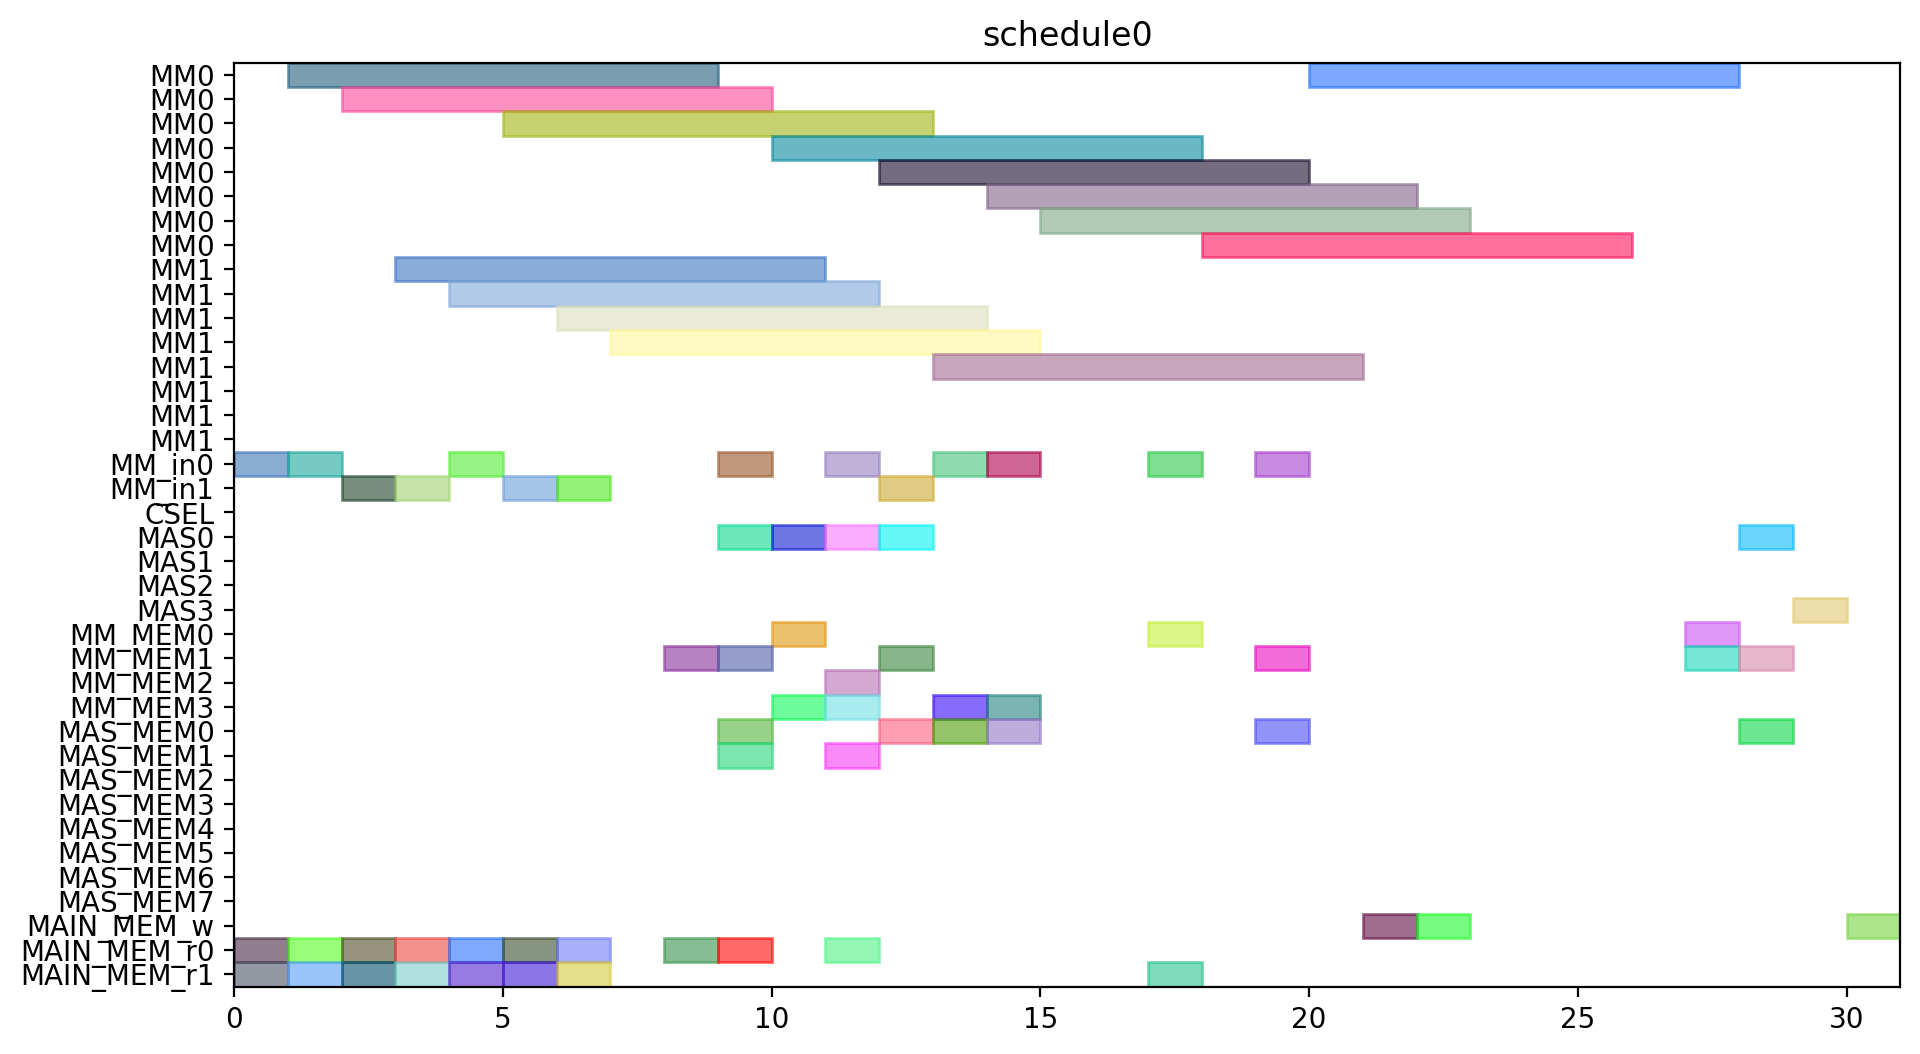

This chart was generated by the following Python code:
from pyschedule import Scenario, solvers, plotters, alt


def solve():
	horizon = 120
	S = Scenario("schedule0", horizon=horizon)

	# resource
	MM = S.Resources('MM', num=2, size=8)
	MM_in = S.Resources('MM_in', num=2)
	CSEL = S.Resource('CSEL')
	MAS = S.Resources('MAS', num=4, size=1, periods=range(1, horizon))
	MM_MEM = S.Resources('MM_MEM', num=4)
	MAS_MEM = S.Resources('MAS_MEM', num=8)
	MAIN_MEM_w = S.Resource('MAIN_MEM_w', size=1)
	MAIN_MEM_r = S.Resources('MAIN_MEM_r', num=2)

	# result of previous scheduling

	# new tasks
	r1 = S.Task('r1', length=8, delay_cost=1)
	r1 += alt(MM)
	r1_in = S.Task('r1_in', length=1, delay_cost=1)
	r1_in += alt(MM_in)
	S += r1_in*MM_in[0]<=r1*MM[0]
	S += r1_in*MM_in[1]<=r1*MM[1]
	r1_mem0 = S.Task('r1_mem0', length=1, delay_cost=1)
	r1_mem0 += MAIN_MEM_r[0]
	S += r1_mem0 <= r1

	r1_mem1 = S.Task('r1_mem1', length=1, delay_cost=1)
	r1_mem1 += MAIN_MEM_r[1]
	S += r1_mem1 <= r1

	r3 = S.Task('r3', length=8, delay_cost=1)
	r3 += alt(MM)
	r3_in = S.Task('r3_in', length=1, delay_cost=1)
	r3_in += alt(MM_in)
	S += r3_in*MM_in[0]<=r3*MM[0]
	S += r3_in*MM_in[1]<=r3*MM[1]
	r3_mem0 = S.Task('r3_mem0', length=1, delay_cost=1)
	r3_mem0 += MAIN_MEM_r[0]
	S += r3_mem0 <= r3

	r3_mem1 = S.Task('r3_mem1', length=1, delay_cost=1)
	r3_mem1 += MAIN_MEM_r[1]
	S += r3_mem1 <= r3

	r4 = S.Task('r4', length=8, delay_cost=1)
	r4 += alt(MM)
	r4_in = S.Task('r4_in', length=1, delay_cost=1)
	r4_in += alt(MM_in)
	S += r4_in*MM_in[0]<=r4*MM[0]
	S += r4_in*MM_in[1]<=r4*MM[1]
	r4_mem0 = S.Task('r4_mem0', length=1, delay_cost=1)
	r4_mem0 += MAIN_MEM_r[0]
	S += r4_mem0 <= r4

	r4_mem1 = S.Task('r4_mem1', length=1, delay_cost=1)
	r4_mem1 += MAIN_MEM_r[1]
	S += r4_mem1 <= r4

	r5 = S.Task('r5', length=8, delay_cost=1)
	r5 += alt(MM)
	r5_in = S.Task('r5_in', length=1, delay_cost=1)
	r5_in += alt(MM_in)
	S += r5_in*MM_in[0]<=r5*MM[0]
	S += r5_in*MM_in[1]<=r5*MM[1]
	r5_mem0 = S.Task('r5_mem0', length=1, delay_cost=1)
	r5_mem0 += MAIN_MEM_r[0]
	S += r5_mem0 <= r5

	r5_mem1 = S.Task('r5_mem1', length=1, delay_cost=1)
	r5_mem1 += MAIN_MEM_r[1]
	S += r5_mem1 <= r5

	r6 = S.Task('r6', length=8, delay_cost=1)
	r6 += alt(MM)
	r6_in = S.Task('r6_in', length=1, delay_cost=1)
	r6_in += alt(MM_in)
	S += r6_in*MM_in[0]<=r6*MM[0]
	S += r6_in*MM_in[1]<=r6*MM[1]
	r6_mem0 = S.Task('r6_mem0', length=1, delay_cost=1)
	r6_mem0 += MAIN_MEM_r[0]
	S += r6_mem0 <= r6

	r6_mem1 = S.Task('r6_mem1', length=1, delay_cost=1)
	r6_mem1 += MAIN_MEM_r[1]
	S += r6_mem1 <= r6

	r12 = S.Task('r12', length=8, delay_cost=1)
	r12 += alt(MM)
	r12_in = S.Task('r12_in', length=1, delay_cost=1)
	r12_in += alt(MM_in)
	S += r12_in*MM_in[0]<=r12*MM[0]
	S += r12_in*MM_in[1]<=r12*MM[1]
	r12_mem0 = S.Task('r12_mem0', length=1, delay_cost=1)
	r12_mem0 += MAIN_MEM_r[0]
	S += r12_mem0 <= r12

	r12_mem1 = S.Task('r12_mem1', length=1, delay_cost=1)
	r12_mem1 += MAIN_MEM_r[1]
	S += r12_mem1 <= r12

	r13 = S.Task('r13', length=8, delay_cost=1)
	r13 += alt(MM)
	r13_in = S.Task('r13_in', length=1, delay_cost=1)
	r13_in += alt(MM_in)
	S += r13_in*MM_in[0]<=r13*MM[0]
	S += r13_in*MM_in[1]<=r13*MM[1]
	r13_mem0 = S.Task('r13_mem0', length=1, delay_cost=1)
	r13_mem0 += MAIN_MEM_r[0]
	S += r13_mem0 <= r13

	r13_mem1 = S.Task('r13_mem1', length=1, delay_cost=1)
	r13_mem1 += MAIN_MEM_r[1]
	S += r13_mem1 <= r13

	r2 = S.Task('r2', length=1, delay_cost=1)
	r2 += alt(MAS)
	r2_mem0 = S.Task('r2_mem0', length=1, delay_cost=1)
	r2_mem0 += alt(MM_MEM)
	S += (r1*MM[0])-1 < r2_mem0*MM_MEM[0]
	S += (r1*MM[1])-1 < r2_mem0*MM_MEM[2]
	S += r2_mem0 <= r2

	r2_mem1 = S.Task('r2_mem1', length=1, delay_cost=1)
	r2_mem1 += alt(MM_MEM)
	S += (r1*MM[0])-1 < r2_mem1*MM_MEM[1]
	S += (r1*MM[1])-1 < r2_mem1*MM_MEM[3]
	S += r2_mem1 <= r2

	r7 = S.Task('r7', length=1, delay_cost=1)
	r7 += alt(MAS)
	r7_mem0 = S.Task('r7_mem0', length=1, delay_cost=1)
	r7_mem0 += alt(MM_MEM)
	S += (r5*MM[0])-1 < r7_mem0*MM_MEM[0]
	S += (r5*MM[1])-1 < r7_mem0*MM_MEM[2]
	S += r7_mem0 <= r7

	r7_mem1 = S.Task('r7_mem1', length=1, delay_cost=1)
	r7_mem1 += alt(MM_MEM)
	S += (r6*MM[0])-1 < r7_mem1*MM_MEM[1]
	S += (r6*MM[1])-1 < r7_mem1*MM_MEM[3]
	S += r7_mem1 <= r7

	r8 = S.Task('r8', length=1, delay_cost=1)
	r8 += alt(MAS)
	r8_mem0 = S.Task('r8_mem0', length=1, delay_cost=1)
	r8_mem0 += MAIN_MEM_r[0]
	S += r8_mem0 <= r8

	r8_mem1 = S.Task('r8_mem1', length=1, delay_cost=1)
	r8_mem1 += alt(MM_MEM)
	S += (r4*MM[0])-1 < r8_mem1*MM_MEM[1]
	S += (r4*MM[1])-1 < r8_mem1*MM_MEM[3]
	S += r8_mem1 <= r8

	r10 = S.Task('r10', length=1, delay_cost=1)
	r10 += alt(MAS)
	r10_mem0 = S.Task('r10_mem0', length=1, delay_cost=1)
	r10_mem0 += MAIN_MEM_r[0]
	S += r10_mem0 <= r10

	r10_mem1 = S.Task('r10_mem1', length=1, delay_cost=1)
	r10_mem1 += alt(MM_MEM)
	S += (r4*MM[0])-1 < r10_mem1*MM_MEM[1]
	S += (r4*MM[1])-1 < r10_mem1*MM_MEM[3]
	S += r10_mem1 <= r10

	r9 = S.Task('r9', length=8, delay_cost=1)
	r9 += alt(MM)
	r9_in = S.Task('r9_in', length=1, delay_cost=1)
	r9_in += alt(MM_in)
	S += r9_in*MM_in[0]<=r9*MM[0]
	S += r9_in*MM_in[1]<=r9*MM[1]
	r9_mem0 = S.Task('r9_mem0', length=1, delay_cost=1)
	r9_mem0 += MAIN_MEM_r[0]
	S += r9_mem0 <= r9

	r9_mem1 = S.Task('r9_mem1', length=1, delay_cost=1)
	r9_mem1 += alt(MAS_MEM)
	S += (r7*MAS[0])-1 < r9_mem1*MAS_MEM[1]
	S += (r7*MAS[1])-1 < r9_mem1*MAS_MEM[3]
	S += (r7*MAS[2])-1 < r9_mem1*MAS_MEM[5]
	S += (r7*MAS[3])-1 < r9_mem1*MAS_MEM[7]
	S += r9_mem1 <= r9

	r11 = S.Task('r11', length=8, delay_cost=1)
	r11 += alt(MM)
	r11_in = S.Task('r11_in', length=1, delay_cost=1)
	r11_in += alt(MM_in)
	S += r11_in*MM_in[0]<=r11*MM[0]
	S += r11_in*MM_in[1]<=r11*MM[1]
	r11_mem0 = S.Task('r11_mem0', length=1, delay_cost=1)
	r11_mem0 += alt(MAS_MEM)
	S += (r10*MAS[0])-1 < r11_mem0*MAS_MEM[0]
	S += (r10*MAS[1])-1 < r11_mem0*MAS_MEM[2]
	S += (r10*MAS[2])-1 < r11_mem0*MAS_MEM[4]
	S += (r10*MAS[3])-1 < r11_mem0*MAS_MEM[6]
	S += r11_mem0 <= r11

	r11_mem1 = S.Task('r11_mem1', length=1, delay_cost=1)
	r11_mem1 += alt(MAS_MEM)
	S += (r10*MAS[0])-1 < r11_mem1*MAS_MEM[1]
	S += (r10*MAS[1])-1 < r11_mem1*MAS_MEM[3]
	S += (r10*MAS[2])-1 < r11_mem1*MAS_MEM[5]
	S += (r10*MAS[3])-1 < r11_mem1*MAS_MEM[7]
	S += r11_mem1 <= r11

	PX_new = S.Task('PX_new', length=8, delay_cost=1)
	PX_new += alt(MM)
	PX_new_in = S.Task('PX_new_in', length=1, delay_cost=1)
	PX_new_in += alt(MM_in)
	S += PX_new_in*MM_in[0]<=PX_new*MM[0]
	S += PX_new_in*MM_in[1]<=PX_new*MM[1]
	S += 0<PX_new

	PX_new_w = S.Task('PX_new_w', length=1, delay_cost=1)
	PX_new_w += alt(MAIN_MEM_w)
	S += PX_new <= PX_new_w

	PX_new_mem0 = S.Task('PX_new_mem0', length=1, delay_cost=1)
	PX_new_mem0 += alt(MAS_MEM)
	S += (r2*MAS[0])-1 < PX_new_mem0*MAS_MEM[0]
	S += (r2*MAS[1])-1 < PX_new_mem0*MAS_MEM[2]
	S += (r2*MAS[2])-1 < PX_new_mem0*MAS_MEM[4]
	S += (r2*MAS[3])-1 < PX_new_mem0*MAS_MEM[6]
	S += PX_new_mem0 <= PX_new

	PX_new_mem1 = S.Task('PX_new_mem1', length=1, delay_cost=1)
	PX_new_mem1 += alt(MM_MEM)
	S += (r12*MM[0])-1 < PX_new_mem1*MM_MEM[1]
	S += (r12*MM[1])-1 < PX_new_mem1*MM_MEM[3]
	S += PX_new_mem1 <= PX_new

	r14 = S.Task('r14', length=8, delay_cost=1)
	r14 += alt(MM)
	r14_in = S.Task('r14_in', length=1, delay_cost=1)
	r14_in += alt(MM_in)
	S += r14_in*MM_in[0]<=r14*MM[0]
	S += r14_in*MM_in[1]<=r14*MM[1]
	r14_mem0 = S.Task('r14_mem0', length=1, delay_cost=1)
	r14_mem0 += alt(MAS_MEM)
	S += (r2*MAS[0])-1 < r14_mem0*MAS_MEM[0]
	S += (r2*MAS[1])-1 < r14_mem0*MAS_MEM[2]
	S += (r2*MAS[2])-1 < r14_mem0*MAS_MEM[4]
	S += (r2*MAS[3])-1 < r14_mem0*MAS_MEM[6]
	S += r14_mem0 <= r14

	r14_mem1 = S.Task('r14_mem1', length=1, delay_cost=1)
	r14_mem1 += alt(MM_MEM)
	S += (r3*MM[0])-1 < r14_mem1*MM_MEM[1]
	S += (r3*MM[1])-1 < r14_mem1*MM_MEM[3]
	S += r14_mem1 <= r14

	Z1_new = S.Task('Z1_new', length=8, delay_cost=1)
	Z1_new += alt(MM)
	Z1_new_in = S.Task('Z1_new_in', length=1, delay_cost=1)
	Z1_new_in += alt(MM_in)
	S += Z1_new_in*MM_in[0]<=Z1_new*MM[0]
	S += Z1_new_in*MM_in[1]<=Z1_new*MM[1]
	S += 0<Z1_new

	Z1_new_w = S.Task('Z1_new_w', length=1, delay_cost=1)
	Z1_new_w += alt(MAIN_MEM_w)
	S += Z1_new <= Z1_new_w

	Z1_new_mem0 = S.Task('Z1_new_mem0', length=1, delay_cost=1)
	Z1_new_mem0 += alt(MAS_MEM)
	S += (r2*MAS[0])-1 < Z1_new_mem0*MAS_MEM[0]
	S += (r2*MAS[1])-1 < Z1_new_mem0*MAS_MEM[2]
	S += (r2*MAS[2])-1 < Z1_new_mem0*MAS_MEM[4]
	S += (r2*MAS[3])-1 < Z1_new_mem0*MAS_MEM[6]
	S += Z1_new_mem0 <= Z1_new

	Z1_new_mem1 = S.Task('Z1_new_mem1', length=1, delay_cost=1)
	Z1_new_mem1 += alt(MM_MEM)
	S += (r13*MM[0])-1 < Z1_new_mem1*MM_MEM[1]
	S += (r13*MM[1])-1 < Z1_new_mem1*MM_MEM[3]
	S += Z1_new_mem1 <= Z1_new

	r15 = S.Task('r15', length=8, delay_cost=1)
	r15 += alt(MM)
	r15_in = S.Task('r15_in', length=1, delay_cost=1)
	r15_in += alt(MM_in)
	S += r15_in*MM_in[0]<=r15*MM[0]
	S += r15_in*MM_in[1]<=r15*MM[1]
	r15_mem0 = S.Task('r15_mem0', length=1, delay_cost=1)
	r15_mem0 += alt(MAS_MEM)
	S += (r8*MAS[0])-1 < r15_mem0*MAS_MEM[0]
	S += (r8*MAS[1])-1 < r15_mem0*MAS_MEM[2]
	S += (r8*MAS[2])-1 < r15_mem0*MAS_MEM[4]
	S += (r8*MAS[3])-1 < r15_mem0*MAS_MEM[6]
	S += r15_mem0 <= r15

	r15_mem1 = S.Task('r15_mem1', length=1, delay_cost=1)
	r15_mem1 += alt(MM_MEM)
	S += (r9*MM[0])-1 < r15_mem1*MM_MEM[1]
	S += (r9*MM[1])-1 < r15_mem1*MM_MEM[3]
	S += r15_mem1 <= r15

	r16 = S.Task('r16', length=8, delay_cost=1)
	r16 += alt(MM)
	r16_in = S.Task('r16_in', length=1, delay_cost=1)
	r16_in += alt(MM_in)
	S += r16_in*MM_in[0]<=r16*MM[0]
	S += r16_in*MM_in[1]<=r16*MM[1]
	r16_mem0 = S.Task('r16_mem0', length=1, delay_cost=1)
	r16_mem0 += alt(MM_MEM)
	S += (r11*MM[0])-1 < r16_mem0*MM_MEM[0]
	S += (r11*MM[1])-1 < r16_mem0*MM_MEM[2]
	S += r16_mem0 <= r16

	r16_mem1 = S.Task('r16_mem1', length=1, delay_cost=1)
	r16_mem1 += MAIN_MEM_r[1]
	S += r16_mem1 <= r16

	r17 = S.Task('r17', length=1, delay_cost=1)
	r17 += alt(MAS)
	r17_mem0 = S.Task('r17_mem0', length=1, delay_cost=1)
	r17_mem0 += alt(MM_MEM)
	S += (r14*MM[0])-1 < r17_mem0*MM_MEM[0]
	S += (r14*MM[1])-1 < r17_mem0*MM_MEM[2]
	S += r17_mem0 <= r17

	r17_mem1 = S.Task('r17_mem1', length=1, delay_cost=1)
	r17_mem1 += alt(MM_MEM)
	S += (r15*MM[0])-1 < r17_mem1*MM_MEM[1]
	S += (r15*MM[1])-1 < r17_mem1*MM_MEM[3]
	S += r17_mem1 <= r17

	PY_new = S.Task('PY_new', length=1, delay_cost=1)
	PY_new += alt(MAS)
	S += 0<PY_new

	PY_new_w = S.Task('PY_new_w', length=1, delay_cost=1)
	PY_new_w += alt(MAIN_MEM_w)
	S += PY_new <= PY_new_w

	PY_new_mem0 = S.Task('PY_new_mem0', length=1, delay_cost=1)
	PY_new_mem0 += alt(MAS_MEM)
	S += (r17*MAS[0])-1 < PY_new_mem0*MAS_MEM[0]
	S += (r17*MAS[1])-1 < PY_new_mem0*MAS_MEM[2]
	S += (r17*MAS[2])-1 < PY_new_mem0*MAS_MEM[4]
	S += (r17*MAS[3])-1 < PY_new_mem0*MAS_MEM[6]
	S += PY_new_mem0 <= PY_new

	PY_new_mem1 = S.Task('PY_new_mem1', length=1, delay_cost=1)
	PY_new_mem1 += alt(MM_MEM)
	S += (r16*MM[0])-1 < PY_new_mem1*MM_MEM[1]
	S += (r16*MM[1])-1 < PY_new_mem1*MM_MEM[3]
	S += PY_new_mem1 <= PY_new

	solvers.mip.solve(S,msg=1,kind='CPLEX',ratio_gap=1.01)

	solution = [['hoge']*len(S.solution()[1]) for i in range(len(S.solution()))]
	for i in range(len(S.solution())):
		for j in range(len(S.solution()[i])):
			solution[i][j]=str(S.solution()[i][j])
	print(solution)

	cycles = int(solution[-1][3])

	pic_file_name = "/home/mfukuda/ABE/multiRAM_multiMAS_16mux/scheduling_result/stage8MM2_stage1MAS4/EP_YRECOVER/schedule0.png"
	if(S.solution() != []):
		plotters.matplotlib.plot(S,img_filename=pic_file_name, show_task_labels=False, fig_size=(cycles*0.25+3, 6))

	return solution
